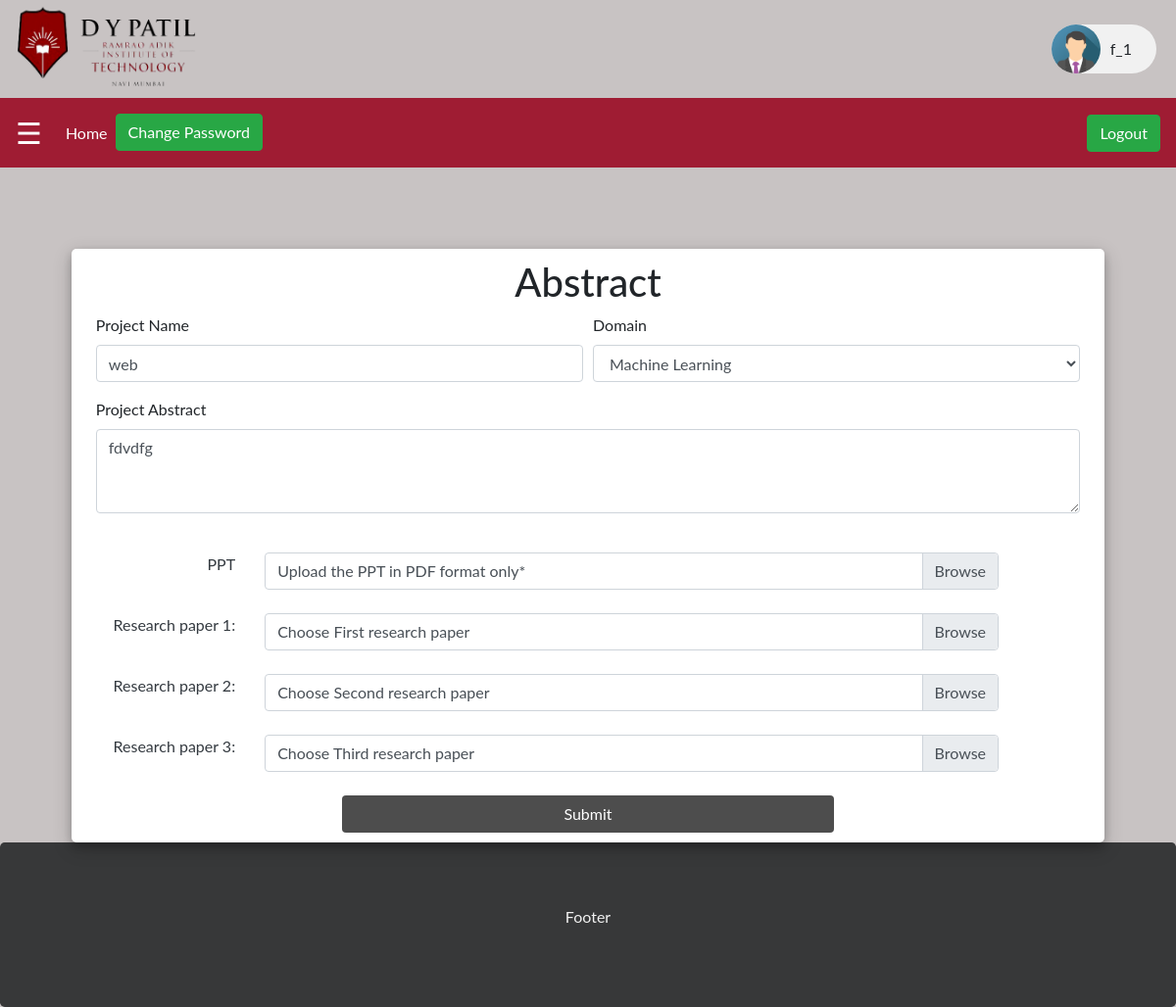
Screenshot of /student/update_abstract.php (signed in) with the database file from the repository.
### tables this page shows
CREATE TABLE `groups` (
  `id` int(255) NOT NULL,
  `groupname` varchar(255) NOT NULL,
  `member1` varchar(255) NOT NULL,
  `member2` varchar(255) NOT NULL,
  `member3` varchar(255) NOT NULL
);

CREATE TABLE `project` (
  `id` int(11) NOT NULL,
  `groupname` varchar(255) NOT NULL,
  `project_name` varchar(500) NOT NULL,
  `domain` varchar(255) NOT NULL,
  `abstract` longtext NOT NULL,
  `ppt` varchar(255) NOT NULL,
  `research_paper_1` varchar(255) NOT NULL,
  `research_paper_2` varchar(255) NOT NULL,
  `research_paper_3` varchar(255) NOT NULL,
  `status` varchar(20) NOT NULL,
  `mentor` varchar(255) NOT NULL
);

### student/student_header.php (called while the page is built, shortened)
<?php
include 'backend/conn.php';
if (isset($_SESSION["username"])) {
	$userLoggedIn = $_SESSION['username'];
	$user_details_query = $conn->query("SELECT * FROM  groups WHERE groupname='$userLoggedIn'");
	$user = $user_details_query->fetch_assoc();
	$project_details_query = $conn->query("SELECT *  FROM `project` WHERE groupname='$userLoggedIn' ");
	if($project_details_query->num_rows > 0)
	{
		$project = $project_details_query->fetch_assoc();
	}
}
else {
	header("Location: ../index.php");
}
?>

### student/update_abstract.php (the view, shortened to what this page needs)
<?php
  include 'backend/conn.php';
  include 'student_header.php';
?>
<!DOCTYPE html>
<html>
<head>
  <link rel="stylesheet" href="../assets/bootstrap.min.css">
  <link rel="stylesheet" href="css/starter.css">
  <link rel="stylesheet" href="css/abstract.css">
  <link rel="stylesheet" href="css/studentdashboard.css">
</head>
<body>
  <div id="main">
    <a href="http://www.dypatil.edu/mumbai/rait"><img src="../assets/images/Rait_new_logo_png.png" class="top_logo"></a>
    <div class="chip">
      <img src="../assets/images/img_avatar.png" alt="Person" width="96" height="96">
      <?php echo $user['groupname'];?>
    </div>
    <nav class="navbar navbar-expand-lg primary_color navbar-dark">
      <a class="navbar-brand" href="#"><span style="font-size:30px;cursor:pointer" onclick="openNav()">&#9776;</span></a>
    <div class="collapse navbar-collapse" id="navbarSupportedContent">
      <ul class="navbar-nav mr-auto">
        <li class="nav-item active">
          <a class="nav-link" href="#">Home <span class="sr-only">(current)</span></a>
        </li>
        <li class="nav-item">
        <button type="button" class="btn btn-success" data-target="#myModal" data-toggle="modal">Change Password</button>
        </li>
      </ul>
      <a href="backend/logout.php"><button type="button" class="btn btn-success">Logout</button></a>
    </div>
  </nav>
  <div>
    <div class="container">
		<div class="d-flex justify-content-center form-box">
			<div class="user_card">
				<div class="d-flex justify-content-center">
        <h1>Abstract</h1>
				</div>
				<div class="container">
          <form  action="backend/abstract_backend.php" method="POST" enctype="multipart/form-data" style>
          <div class="form-row">
            <div class="form-group col-md-6">
              <label>Project Name</label>
              <input type="text" class="form-control" value="<?php echo $project['project_name'];?>" name="projectname" placeholder="Project Name" Required>
            </div>
            <div class="form-group col-md-6">
              <label>Domain</label>
              <select id="domain" name="domain" class="form-control">
                <option selected><?php echo $project['domain'];?></option>
              </select>
            </div>
          </div>
          <div class="form-group">
            <label>Project Abstract</label>
            <textarea class="form-control" rows="3" name="abstract"  Required><?php echo $project['abstract'];?></textarea>
          </div>
            <br>
            <div class="row">
              <div class="col-2 text-dark text-success text-right " id="label_title">
                PPT
              </div>
              <div class="col-10">
              <div class="custom-file">
                    <label class="custom-file-label" for="customFile">Upload the PPT in PDF format only*</label>
                  </div>
              </div>
            </div>
            <br>
            <div class="row">
              <div class="col-2 text-dark text-success text-right"  id="label_title">
                Research paper 1:
              </div>
              <div class="col-10">
                <div class="custom-file">
                <label class="custom-file-label" for="customFile">Choose First research paper</label>
              </div>
              </div>
            </div>
            <br>
            <div class="row">
              <div class="col-2 text-dark text-success text-right" id="label_title">
                Research paper 2:
              </div>
              <div class="col-10 ">
                <div class="custom-file">
                  <label class="custom-file-label" for="customFile">Choose Second research paper</label>
                </div>
              </div>
            </div>
            <br>
            <div class="row">
              <div class="col-2 text-dark text-success text-right " id="label_title">
                Research paper 3:
              </div>
              <div class="col-10 ">
                <div class="custom-file">
                  <label class="custom-file-label" for="customFile">Choose Third research paper</label>
                </div>
              </div>
            </div>
            <br>
						<div>
					    <center><button type="submit" name="update_submit" class="btn login_btn" id="submit">Submit</button></center>
				    </div>
					</form>
				</div>
			</div>
		</div>
  </div>
  </div>
  <div class="jumbotron text-center" style="margin-bottom:0">
    <p class="footer-data">Footer</p>
  </div>
</body>
</html>

### student/css/starter.css (style rules this page uses)
.top_logo { height: 100px; width: 200px; margin-left: 10px; }
.chip { display: inline-block; padding: 0 25px; height: 50px; font-size: 16px; line-height: 50px; border-radius: 25px; background-color: #f1f1f1; float: right; margin-top: 25px; margin-right: 20px; }
.chip img { float: left; margin: 0 10px 0 -25px; height: 50px; width: 50px; border-radius: 50%; }
.primary_color { background-color: #9f1c33; }
.primary_color a { color: #f1f1f1; }
.jumbotron { background-color: #373839; }
.footer-data { color: #f1f1f1; }

### student/css/abstract.css (style rules this page uses)
body, html { margin: 0; padding: 0; height: 100%; background: #C8C3C3 !important; }
.user_card { width: 95%; margin-top: 3%; margin-bottom: auto; background: #ffffff; position: relative; display: flex; justify-content: center; flex-direction: column; padding: 10px; box-shadow: 0 4px 8px 0 rgba(0, 0, 0, 0.2), 0 6px 20px 0 rgba(0, 0, 0, 0.19); border-radius: 5px }
.login_btn { width: 50%; background: #4d4d4d !important; color: white !important; }
.custom-file { width: 90%; }

### student/css/studentdashboard.css (style rules this page uses)
.top_logo { height: 100px; width: 200px; margin-left: 10px; }
.chip { display: inline-block; padding: 0 25px; height: 50px; font-size: 16px; line-height: 50px; border-radius: 25px; background-color: #f1f1f1; float: right; margin-top: 25px; margin-right: 20px; }
.chip img { float: left; margin: 0 10px 0 -25px; height: 50px; width: 50px; border-radius: 50%; }
.primary_color { background-color: #9f1c33; }
.primary_color a { color: #f1f1f1; }
.jumbotron { background-color: #373839; margin: 0px }
.footer-data { color: #f1f1f1; }
body { font-family: "Lato", sans-serif; transition: background-color .5s; }
#main { transition: margin-left .5s; padding: 0px; }

### rows the page displays
groups: groupname "f_1"
project: projectname "web", domain "Machine Learning", abstract "fdvdfg"
